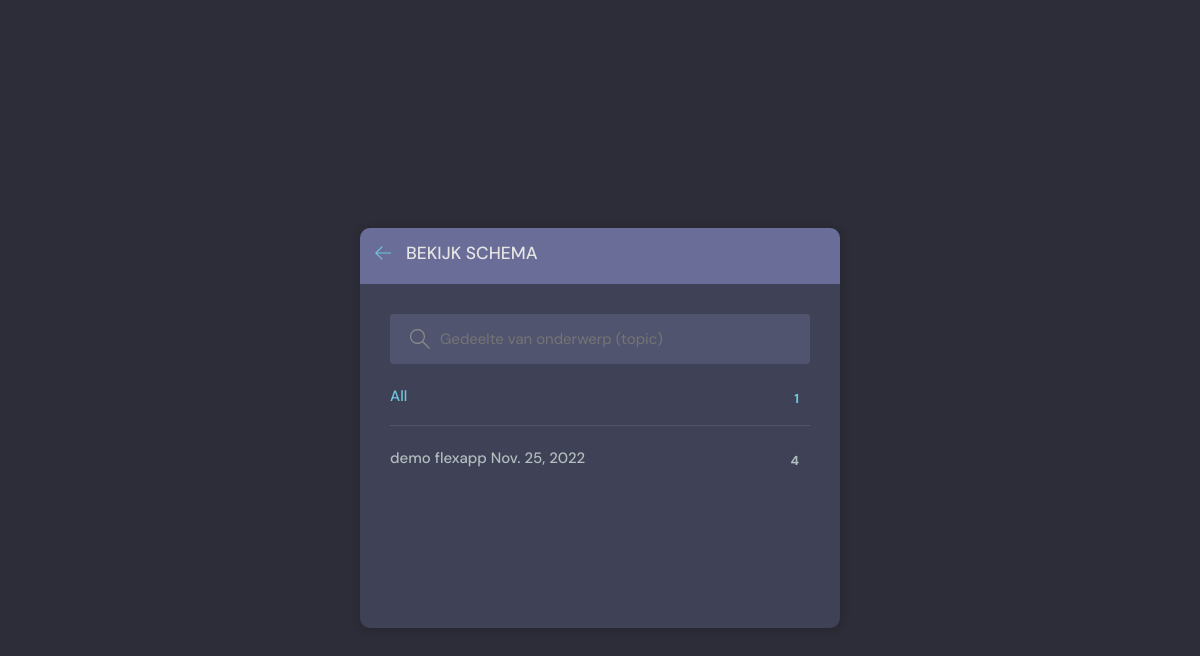
/flexevents/, run on an earlier commit of the app's database.
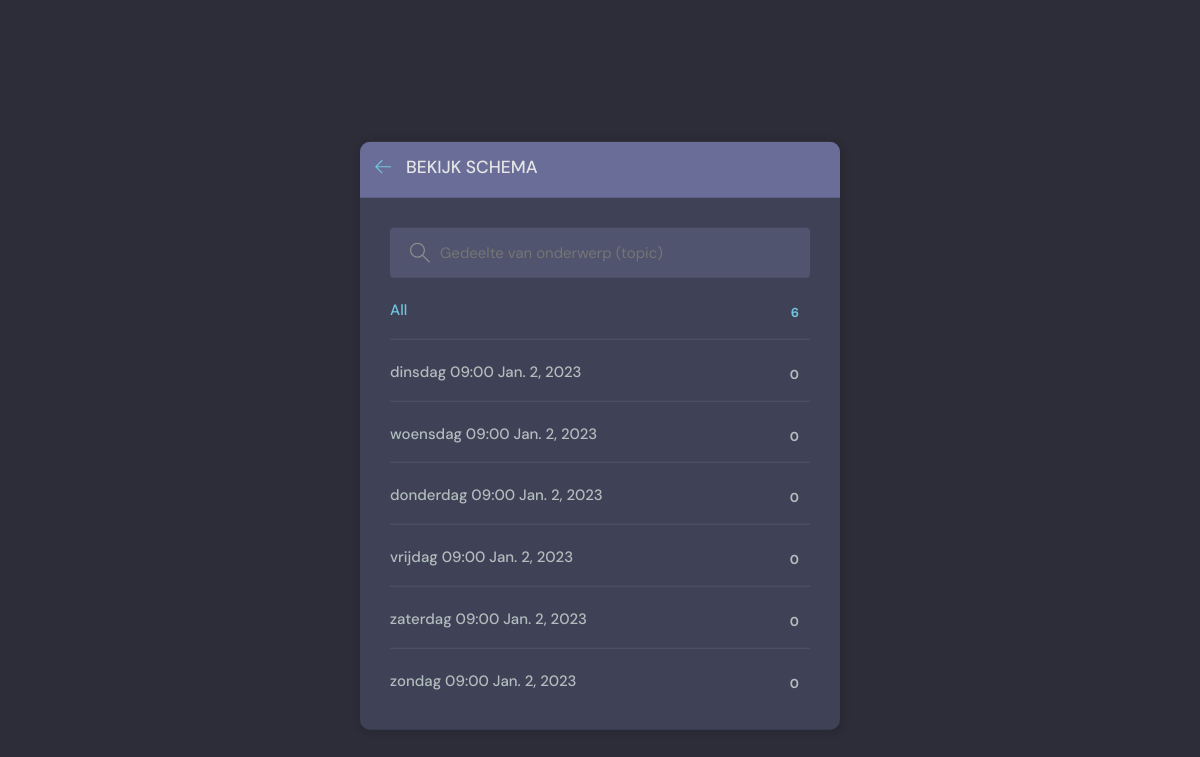
And on a later commit of the database.
### beatrix/models.py (models this page shows, shortened)
class Flexevent(models.Model):
    host = models.ForeignKey(User, on_delete=models.SET_NULL, null=True)
    id = models.AutoField(primary_key=True)
    topic = models.ForeignKey(Topic, on_delete=models.CASCADE,null=True) ##SET_NULL, null=True)
    event_text = models.CharField(max_length=200)
    name = models.CharField(max_length=200)
    description = models.TextField(null=True, blank=True) # database field (can Empty), form field (can Empty)
    pub_date = models.CharField(max_length=35)
    datum = models.DateField(auto_now=False)
    pub_time = models.CharField(max_length=35, default='10:00')
    lid = models.ManyToManyField(User, related_name='deelnemer', blank=True)
    body = models.TextField(null=True, blank=True)
    updated = models.DateTimeField(auto_now=True)
    created = models.DateTimeField(auto_now_add=True)

### beatrix/views.py (the view)
# urls.py: path('flexevents/', erv_SchemaPage, name="aanmelden"),
def erv_SchemaPage(request):
    q = request.GET.get('q') if request.GET.get('q') != None else ''
    topics=Flexevent.objects.filter(name__contains=q)[0:6] ##.values_list('topic', flat=True)
    return render(request, 'beatrix/erv-schema.html', {'topics': topics})

### beatrix/templates/beatrix/erv-schema.html (shortened to what this page needs)
{% extends 'erv-base.html' %} {% block content %}
<main class="create-room layout">
  <div class="container">
    <div class="layout__box">
      <div class="layout__boxHeader">
        <div class="layout__boxTitle">
          <a href="{% url 'erv-home' %}">
            <svg
              version="1.1"
              xmlns="http://www.w3.org/2000/svg"
              width="32"
              height="32"
              viewBox="0 0 32 32"
            >
              <title>Terug</title>
              <path
                d="M13.723 2.286l-13.723 13.714 13.719 13.714 1.616-1.611-10.96-10.96h27.625v-2.286h-27.625l10.965-10.965-1.616-1.607z"
              ></path>
            </svg>
          </a>
          <h3>Bekijk Schema</h3>
        </div>
      </div>
      <div class="topics-page layout__body">
        <form action="" method="GET" class="header__search">
          <label>
            <input name="q" placeholder="Gedeelte van onderwerp (topic)" />
          </label>
        </form>
        <ul class="topics__list">
          <li>
            <a href="{% url 'erv-topics' %}" class="active"
              >All <span>{{topics.count}} </span></a
            >
          </li>
          {% for topic in topics %}
          <li>
            <a href="{%url 'vote' topic.id %}?q={{topic.name}}"
              >{{topic.name}} {{topic.datum}} <span>{{topic.lid.count}} </span></a
            >
          </li>
          {% endfor %}
        </ul>
      </div>
    </div>
  </div>
</main>
{% endblock content %}

### templates/erv-base.html (shortened to what this page needs)
<!DOCTYPE html>
<html lang="en">
<head>
  {% load static %}
    <link rel="stylesheet" href="https://maxcdn.bootstrapcdn.com/bootstrap/4.0.0/css/bootstrap.min.css">
    {% block style %}
    <link rel="stylesheet" href="{% static 'styles/style.css' %}" />
    {% endblock style %}
  </head>
<body>
    {% block content %}{% endblock content %}
</body>
</html>

### static/styles/style.css (style rules this page uses)
:root { --color-main: #71c6dd; --color-main-light: #e1f6fb; --color-dark: #3f4156; --color-dark-medium: #51546e; --color-dark-light: #696d97; --color-light: #e5e5e5; --color-gray: #8b8b8b; --color-light-gray: #b2bdbd; --color-bg: #2d2d39; --color-success: #5dd693; --color-error: #fc4b0b; --phone-width: 460px; --phone-beatrix: flex; --color-beatrix-light: #11b5e7; }
* { font-family: "DM Sans", -apple-system, BlinkMacSystemFont, "Segoe UI", Roboto, Oxygen, Ubuntu, Cantarell, "Open Sans", "Helvetica Neue", sans-serif; margin: 0; padding: 0; box-sizing: border-box; text-rendering: optimizeLegibility; font-size: inherit; }
html { font-size: 56.25%; }
@media only screen and (min-width: 1200px) { html { font-size: 62.5%; } }
body { line-height: 1.6; font-weight: 400; font-size: 1.5rem; color: var(--color-light-gray); background-color: var(--color-bg); min-height: 100vh; }
a { display: inline-block; color: var(--color-main); text-decoration: none; }
.container { max-width: 120rem; width: 90%; margin: auto; }
.header__search>label { background-color: var(--color-dark-medium); padding: 1.3rem 1rem; display: flex; align-items: center; gap: 1rem; border-radius: 4px; }
.header__search svg { fill: var(--color-gray); width: 2rem; height: 2rem; margin-left: 1rem; }
.header__search input { width: 30rem; background: transparent; border: none; outline: none; color: var(--color-light); }
.layout { margin-top: 2.4rem; }
.layout>.container { display: flex; justify-content: space-between; align-items: flex-start; }
.layout__box { width: 90%; max-width: 48rem; min-height: 40rem; position: absolute; top: 50%; left: 50%; transform: translate(-50%, -46%); background-color: var(--color-dark); border-radius: 1rem; box-shadow: 1px 1px 6px 3px rgba(0, 0, 0, 0.1); overflow: hidden; }
.layout__boxHeader { display: flex; padding: 1.5rem; background-color: var(--color-dark-light); }
.layout__boxTitle { display: flex; gap: 1.5rem; align-items: center; }
.layout__boxTitle h3 { text-transform: uppercase; font-weight: 500; color: var(--color-light); }
.layout__boxTitle svg { width: 1.6rem; height: 1.6rem; fill: var(--color-main); }
.layout__body { margin: 3rem; }
.topics__list { list-style: none; }
.topics__list li a { display: flex; justify-content: space-between; margin-bottom: 3rem; font-weight: 500; color: var(--color-light-gray); transition: all 0.3s ease-in-out; }
.topics__list li a.active, .topics__list li a:hover { color: var(--color-main); }
.topics__list li a span { padding: 0.5rem 1rem; background-color: var(--color-dark); border-radius: 3px; font-size: 1.3rem; font-weight: 700; letter-spacing: 1px; }
.topics-page .topics__list li:not(:last-child) a { margin: 2rem 0; padding-bottom: 1rem; text-decoration: none; border-bottom: 1px solid var(--color-dark-medium); }
.topics-page .header__search { display: block; }

What changed in the data, as far as the page shows it:
removed Flexevent: name "demo flexapp", datum "Nov. 25, 2022", lid.count "4"
added Flexevent: name "dinsdag 09:00", datum "Jan. 2, 2023", lid.count "0"
added Flexevent: name "woensdag 09:00", datum "Jan. 2, 2023", lid.count "0"
added Flexevent: name "donderdag 09:00", datum "Jan. 2, 2023", lid.count "0"
added Flexevent: name "vrijdag 09:00", datum "Jan. 2, 2023", lid.count "0"
added Flexevent: name "zaterdag 09:00", datum "Jan. 2, 2023", lid.count "0"
added Flexevent: name "zondag 09:00", datum "Jan. 2, 2023", lid.count "0"
Also different on the page:
{{ topics.count }}: "1" → "6"
